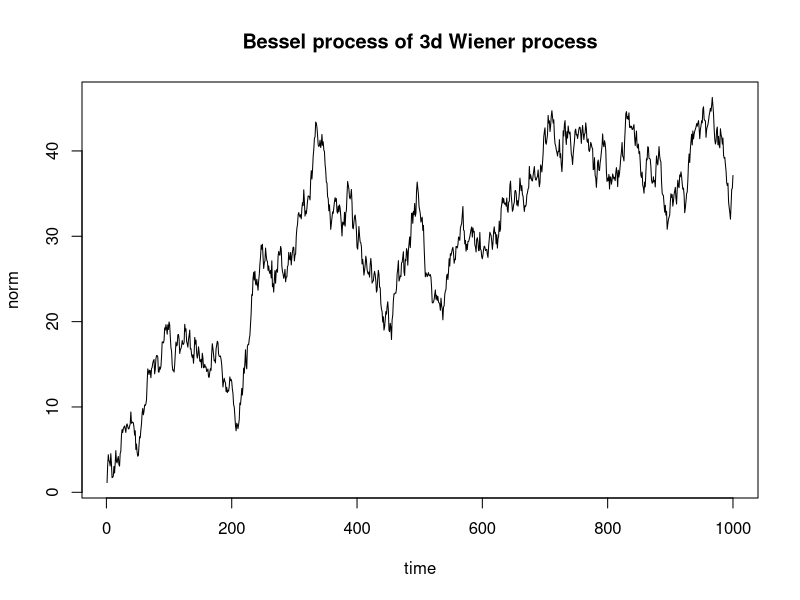

R code for this plot:
N <- 1000;
disx <- rnorm(N, 0, 1);
disy <- rnorm(N, 0, 1);
disz <- rnorm(N, 0, 1);
cumdisx <- cumsum(disx);
cumdisy <- cumsum(disy);
cumdisz <- cumsum(disz);
norm <- sqrt(cumdisx^2 + cumdisy^2 + cumdisz^2);
plot(norm, type="l", main="Bessel process of 3d Wiener process", xlab="time", ylab="norm");


